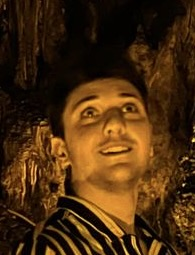
#> input picture face_data/PHOTO-2024-09-16-20-05-45 (1).jpg, 195 x 255 px, given in place of the camera
$ python main.py
#> lines starting #> are read from the running program, lines starting #| are printed output that depends on the picture; after the words box and inside, x2 and y2 are one past the last pixel; in counts of white or black regions, pixels touching at a corner belong together
import cv2

face_cascade = cv2.CascadeClassifier('haarcascade_frontalface_default.xml')

webcam = cv2.VideoCapture(0)
while True: # eğer webcam başarıyla açılırsa çalışıcak
    _ , img = webcam.read() # webcamdan yakalayıp img değişkenine atadık
#> img is the input picture: shape (255, 195, 3); mean B, G, R 15.7, 44.3, 73.3
    gray = cv2.cvtColor(img,cv2.COLOR_BGR2GRAY)
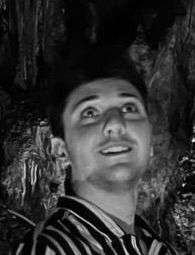
#> gray: shape (255, 195); min 0, max 228, mean 49.7
    faces = face_cascade.detectMultiScale(gray, scaleFactor=1.1, minNeighbors=4, minSize=(30, 30))
#> faces = [[54, 76, 113, 113]]
    # ne kadar yüz tanıyosa hepsini faces de depoluyo
    for (x,y,w,h) in faces:
        cv2.rectangle(img, (x,y), # sol üst nokta
                      (x+w, y+h), # sağ alt
                      (0,255,0), 3) # yüzü kırmızı çizer, 2 de çizginin kalınlığı
#> this loop made 1 pass
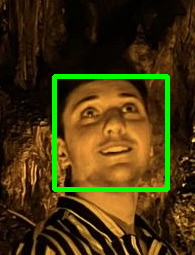
#> img: shape (255, 195, 3); 4.52% of pixels changed, all inside (x1, y1, x2, y2) = (52, 74, 170, 192)
    # burdaki for loop ile de tüm yüzlerin etrafında birer kare çiziyo olcaz
    cv2.imshow("Where is Berke", img)
    key = cv2.waitKey(10) # 10 milisaniye
#> (key Esc is pressed here)
    if key == 27:
        break
webcam.release()
cv2.destroyAllWindows()


# düzenlenmesi gereken kısım
# kendi yüzümü toplama
import cv2
import os

face_cascade = cv2.CascadeClassifier('haarcascade_frontalface_default.xml')
webcam = cv2.VideoCapture(0)
user_id = 'berke'  # Kullanıcı ID'si
count = 0
data_folder = 'face_data'

if not os.path.exists(data_folder):
    os.makedirs(data_folder)

while count < 100:  # 100 fotoğraf çek
    _, img = webcam.read()
    gray = cv2.cvtColor(img, cv2.COLOR_BGR2GRAY)
    faces = face_cascade.detectMultiScale(gray, 1.3, 4)
#> faces = [[59, 76, 105, 105]]
    for (x, y, w, h) in faces:
        count += 1
        face = gray[y:y+h, x:x+w]
        face = cv2.resize(face, (200, 200))
        file_path = os.path.join(data_folder, f'{user_id}_{count}.jpg')
        cv2.imwrite(file_path, face)
        cv2.rectangle(img, (x, y), (x+w, y+h), (0, 255, 0), 3)
#> this loop made 1 pass
#> (x, y, w, h, count) on pass 1: (59, 76, 105, 105, 1)
#> pass 1, `face = gray[y:y+h, x:x+w]`:
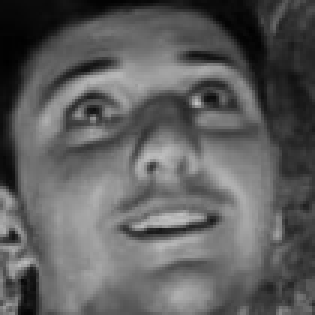
#> face: shape (105, 105) (shown 3 times larger); min 0, max 193, mean 94
#> after the loop:
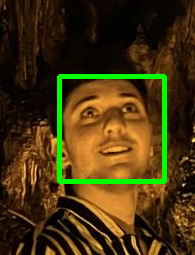
#> img: shape (255, 195, 3); 4.2% of pixels changed, all inside (x1, y1, x2, y2) = (57, 74, 167, 184)
#> after the loop, count = 1
    cv2.imshow("Collecting Face Data", img)
    if cv2.waitKey(10) == 27:  # ESC tuşuna basıldığında çıkış
#> (key Esc is pressed here)
        break
    elif count >= 100:
        break

webcam.release()
cv2.destroyAllWindows()

# LBPH eğitimi
import cv2
import os
import numpy as np

# LBPH yüz tanıma modeli
recognizer = cv2.face.LBPHFaceRecognizer_create()

def get_images_and_labels(data_folder):
#> called with data_folder = 'face_data'
    image_paths = [os.path.join(data_folder, f) for f in os.listdir(data_folder)]
    face_samples = []
    ids = []
    for image_path in image_paths:
        gray_image = cv2.imread(image_path, cv2.IMREAD_GRAYSCALE)
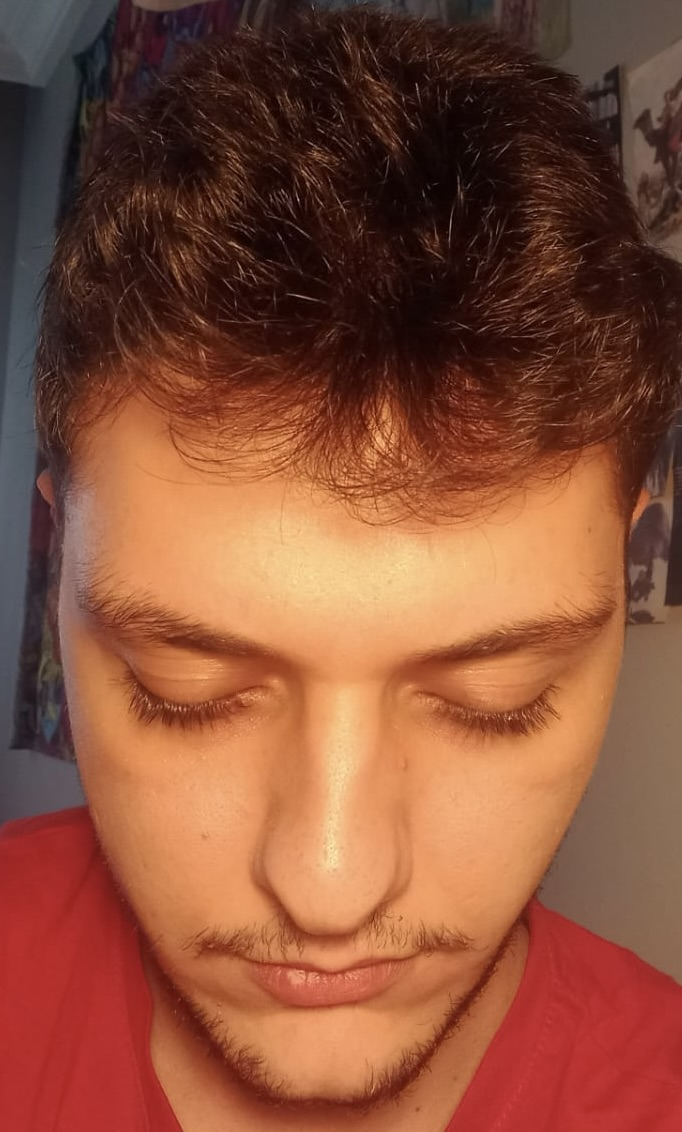
#> input picture face_data/PHOTO-2024-09-16-20-05-40 (1).jpg, 682 x 1132 px
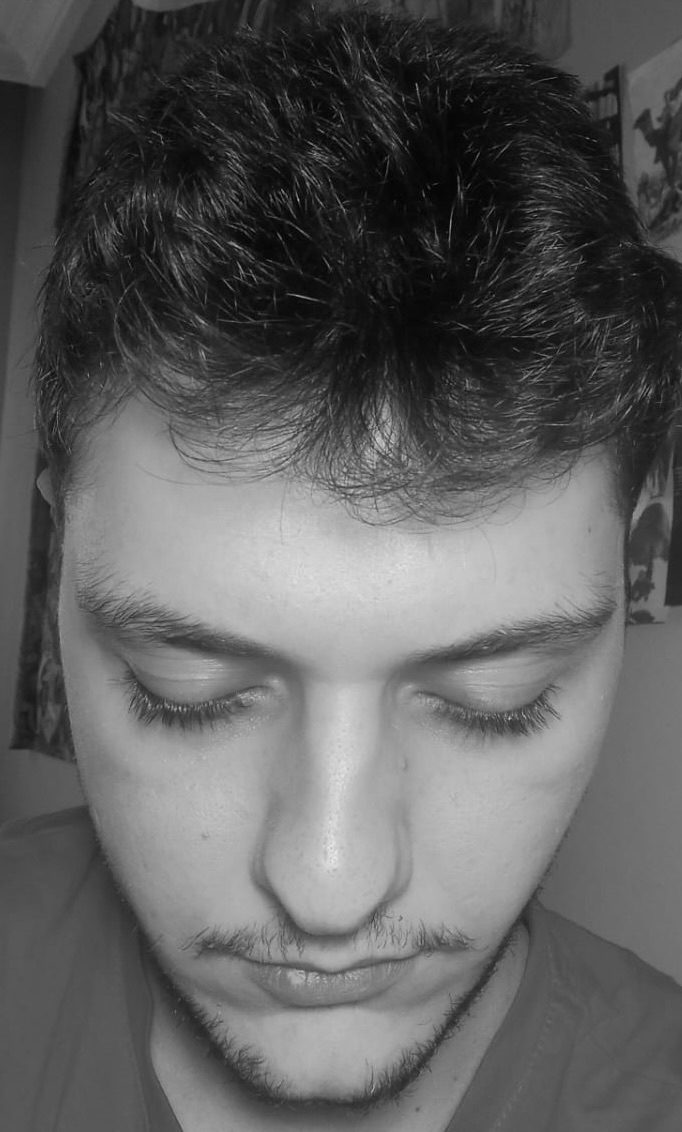
#> gray_image: shape (1132, 682); min 0, max 232, mean 93.9
#> (the run stopped early here; a loop or call above may not have finished)
